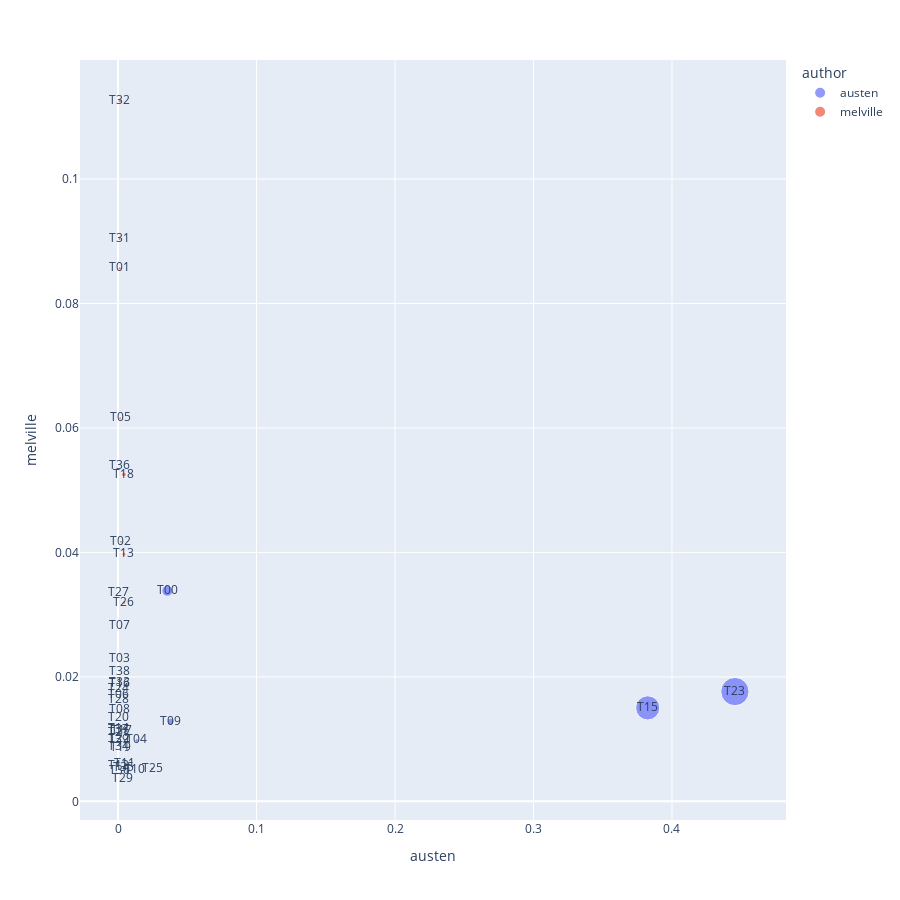

Notebook code cell kept with this figure:
### Markdown cell above
See how topics are associated with author dimensions.

### Code cell
px.scatter(TOPICS.reset_index(), 'austen', 'melville', 
           hover_name='top_terms', text='topic_id', 
           size=(TOPICS.austen * TOPICS.melville),
           color='author',
           width=900, height=900)

### Figure 1 — Plotly figure (JSON) as saved in the notebook; plotly's stock layout.template omitted (floating-point values rounded to 4 significant figures)
{"data": [{"hovertemplate": "<b>%{hovertext}</b><br><br>author=austen<br>austen=%{x}<br>melville=%{y}<br>size=%{marker.size}<br>topic_id=%{text}<extra></extra>", "hovertext": ["room house door time day night bed hour moment", "jacket philosophy friend man boots tho freind alas pair", "house place country ladies home family children people church", "father years mother wife sisters pounds children age money", "time room thing man day oh friend way moment", "time letter sister feelings heart mind family man mother", "walk time house day horse morning party country weather"], "legendgroup": "austen", "marker": {"color": "#636efa", "size": [0.001204, 0.000132, 0.000487, 5.924e-05, 0.005745, 0.007857, 0.0001292], "sizemode": "area", "sizeref": 1.964e-05, "symbol": "circle"}, "mode": "markers+text", "name": "austen", "orientation": "v", "showlegend": true, "text": ["T00", "T04", "T09", "T10", "T15", "T23", "T25"], "type": "scatter", "x": [0.03559, 0.01349, 0.03798, 0.01188, 0.3824, 0.4454, 0.02463], "xaxis": "x", "y": [0.03384, 0.009789, 0.01282, 0.004988, 0.01502, 0.01764, 0.005245], "yaxis": "y"}, {"hovertemplate": "<b>%{hovertext}</b><br><br>author=melville<br>austen=%{x}<br>melville=%{y}<br>size=%{marker.size}<br>topic_id=%{text}<extra></extra>", "hovertext": ["lord man things men gods soul time thing heart", "sir thou thee boy man brother way oh hand", "round man child hand ha time wine head image", "valley natives island time islanders house fruit trees ground", "consul place emigrants steerage doctor rest ship day water", "ye man leg thou hand aye eyes look arm", "feet man head crown tail blade coat woman vault", "doctor apples way man mother work romance life house", "paper thee thou bread hath hand heart room powder", "book sort way thing captain sailors head boy sea", "feet eyes rock stream roots night companion view place", "doctor time way round man island cook boat hand", "merchant way character years man characters sort time nature", "man friend sort stranger way time gentleman case money", "ship vessel way hammock craft rigging sea things cabin", "gold crimson land item issue groves day eyes yillah", "brigantine ship sailors ships sea board beer beef ale", "portrait father picture time fathers thing life reign son", "man law officers war men beard time seamen beards", "man world nature soul life face thing time mind", "man hand ship gentlemen time sort men face master", "canoe soul priest maiden devils yillah whiteness tent strangers", "log quadrant sea time way cabin instruments thing instrument", "punishment lashes fleet cat dozen teeth powder court ball", "sea water air ship wind boat day land sight", "man men deck ship time sailors sea mate captain", "mother love thee guitar world woman father thing heart", "carpenter stone coffin end men man head life country", "mess cook day shrine butter heart cooks water hand", "whale whales boat ship head boats sea fish time", "skeleton feet whale skull whales way time mate spine", "king kings people island royal missionaries years men monarch", "officers lady man men thou soldiers sir knight ye"], "legendgroup": "melville", "marker": {"color": "#EF553B", "size": [0.00011, 8.762e-05, 2.363e-05, 9.136e-05, 3.081e-06, 2.169e-05, 1.146e-05, 2.702e-05, 1.553e-06, 0.0001698, 3.376e-06, 2.158e-05, 2.937e-05, 0.0002221, 1.257e-05, 4.361e-06, 1.964e-06, 7.54e-06, 1.095e-05, 0.0001359, 1.193e-05, 6.773e-06, 1.08e-05, 6.604e-06, 0.0001004, 0.0001575, 2.487e-05, 2.101e-06, 2.104e-05, 3.839e-05, 4.106e-06, 2.499e-05, 6.503e-06], "sizemode": "area", "sizeref": 1.964e-05, "symbol": "circle"}, "mode": "markers+text", "name": "melville", "orientation": "v", "showlegend": true, "text": ["T01", "T02", "T03", "T05", "T06", "T07", "T08", "T11", "T12", "T13", "T14", "T16", "T17", "T18", "T19", "T20", "T21", "T22", "T24", "T26", "T27", "T28", "T29", "T30", "T31", "T32", "T33", "T34", "T35", "T36", "T37", "T38", "T39"], "type": "scatter", "x": [0.001284, 0.002101, 0.001035, 0.001484, 0.0001795, 0.0007681, 0.000784, 0.004529, 0.0002729, 0.004276, 0.0002924, 0.001145, 0.0026, 0.004229, 0.001475, 0.0003269, 0.0001795, 0.0007569, 0.0006066, 0.004253, 0.0003559, 0.0004161, 0.003007, 0.001344, 0.001111, 0.0014, 0.001309, 0.0002386, 0.003897, 0.0007128, 0.0003562, 0.0012, 0.000656], "xaxis": "x", "y": [0.08565, 0.04171, 0.02283, 0.06157, 0.01716, 0.02823, 0.01462, 0.005967, 0.00569, 0.03972, 0.01155, 0.01885, 0.01129, 0.05252, 0.008521, 0.01334, 0.01094, 0.009961, 0.01804, 0.03195, 0.03352, 0.01628, 0.003591, 0.004915, 0.09037, 0.1125, 0.01901, 0.008805, 0.005399, 0.05386, 0.01153, 0.02083, 0.009914], "yaxis": "y"}], "layout": {"height": 900, "legend": {"itemsizing": "constant", "title": {"text": "author"}, "tracegroupgap": 0}, "margin": {"t": 60}, "width": 900, "xaxis": {"anchor": "y", "domain": [0, 1], "title": {"text": "austen"}}, "yaxis": {"anchor": "x", "domain": [0, 1], "title": {"text": "melville"}}}}
